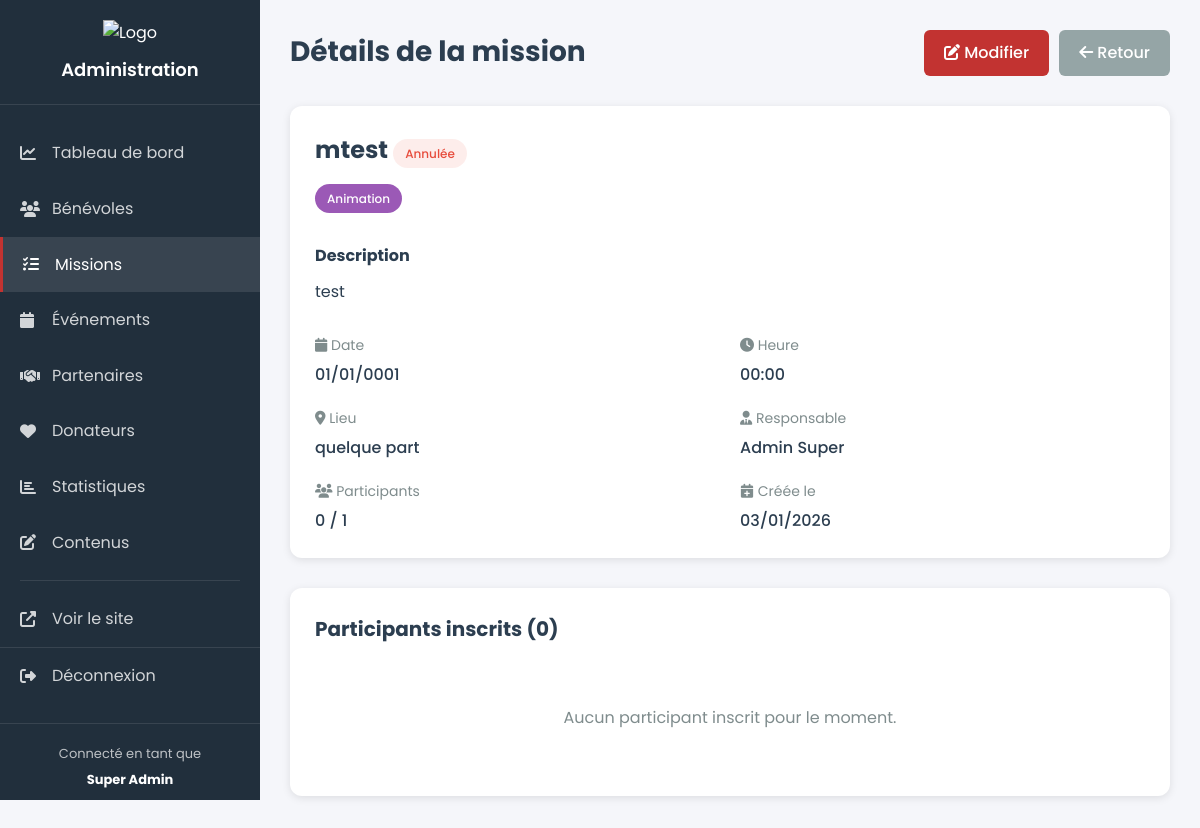
Screenshot of /admin/missions_detail.php?id=1 (signed in) with the database file from the repository.
### tables this page shows
CREATE TABLE MISSIONS (
        IDMission INTEGER PRIMARY KEY AUTOINCREMENT,
        Titre TEXT NOT NULL,
        Description TEXT,
        DateMission DATE NOT NULL,
        HeureMission TIME NOT NULL,
        Lieu TEXT NOT NULL,
        NbBenevolesAttendu INTEGER DEFAULT 1,
        Statut TEXT DEFAULT 'Planifiée',
        DateCreation DATETIME DEFAULT CURRENT_TIMESTAMP,
        IDCategorie INTEGER NOT NULL,
        IDResponsable INTEGER NOT NULL,
        FOREIGN KEY (IDCategorie) REFERENCES CATEGORIE(IDCategorie),
        FOREIGN KEY (IDResponsable) REFERENCES RESPONSABLE(IDUtilisateur)
    );

CREATE TABLE CATEGORIE (
        IDCategorie INTEGER PRIMARY KEY AUTOINCREMENT,
        NomCategorie TEXT NOT NULL UNIQUE,
        Couleur TEXT DEFAULT '#3498db'
    );

### admin/missions_detail.php (the view, shortened to what this page needs)
<?php
try {
    $db = new PDO('sqlite:' . __DIR__ . '/../database/arme_du_salut.db');
    $db->setAttribute(PDO::ATTR_ERRMODE, PDO::ERRMODE_EXCEPTION);
} catch(PDOException $e) {
    die('Erreur : ' . $e->getMessage());
}
$id = $_GET['id'] ?? 0;
$stmt = $db->prepare("
    SELECT m.*, c.NomCategorie, c.Couleur, u.Nom || ' ' || u.Prenom as Responsable
    FROM MISSIONS m
    LEFT JOIN CATEGORIE c ON m.IDCategorie = c.IDCategorie
    LEFT JOIN UTILISATEUR u ON m.IDResponsable = u.IDUtilisateur
    WHERE m.IDMission = ?
");
$stmt->execute([$id]);
$mission = $stmt->fetch(PDO::FETCH_ASSOC);
$stmt = $db->prepare("
    SELECT u.Nom, u.Prenom, u.Mail, u.Telephone, pm.DateInscription, pm.Statut
    FROM PARTICIPE_MISSION pm
    JOIN UTILISATEUR u ON pm.IDUtilisateur = u.IDUtilisateur
    WHERE pm.IDMission = ?
    ORDER BY pm.DateInscription
");
$stmt->execute([$id]);
$participants = $stmt->fetchAll(PDO::FETCH_ASSOC);
include __DIR__ . '/components/admin_header.php';
?>
    <div class="admin-container">
        <?php include __DIR__ . '/components/admin_sidebar.php'; ?>
        <div class="admin-content">
            <div class="content-header">
                <h1>Détails de la mission</h1>
                <div style="display: flex; gap: 10px;">
                    <a href="missions_edit.php?id=<?php echo $id; ?>" class="btn-primary">
                        <i class="fas fa-edit"></i> Modifier
                    </a>
                    <a href="missions.php" class="btn-secondary">
                        <i class="fas fa-arrow-left"></i> Retour
                    </a>
                </div>
            </div>
            <div class="content-section">
                <div style="margin-bottom: 30px;">
                    <h2 style="margin-bottom: 15px;">
                        <?php echo htmlspecialchars($mission['Titre']); ?>
                        <span class="status-badge status-<?php echo strtolower($mission['Statut']); ?>">
                        <?php echo htmlspecialchars($mission['Statut']); ?>
                    </span>
                    </h2>
                    <span class="badge" style="background: <?php echo $mission['Couleur']; ?>">
                    <?php echo htmlspecialchars($mission['NomCategorie']); ?>
                </span>
                </div>
                <?php if ($mission['Description']): ?>
                    <div style="margin-bottom: 30px;">
                        <h3 style="font-size: 16px; margin-bottom: 10px;">Description</h3>
                        <p style="line-height: 1.6;"><?php echo nl2br(htmlspecialchars($mission['Description'])); ?></p>
                    </div>
                <?php endif; ?>
                <div style="display: grid; grid-template-columns: repeat(2, 1fr); gap: 20px; margin-top: 30px;">
                    <div>
                        <p style="color: #7f8c8d; font-size: 14px; margin-bottom: 5px;">
                            <i class="fas fa-calendar"></i> Date
                        </p>
                        <p style="font-weight: 500;"><?php echo date('d/m/Y', strtotime($mission['DateMission'])); ?></p>
                    </div>
                    <div>
                        <p style="color: #7f8c8d; font-size: 14px; margin-bottom: 5px;">
                            <i class="fas fa-clock"></i> Heure
                        </p>
                        <p style="font-weight: 500;"><?php echo substr($mission['HeureMission'], 0, 5); ?></p>
                    </div>
                    <div>
                        <p style="color: #7f8c8d; font-size: 14px; margin-bottom: 5px;">
                            <i class="fas fa-map-marker-alt"></i> Lieu
                        </p>
                        <p style="font-weight: 500;"><?php echo htmlspecialchars($mission['Lieu']); ?></p>
                    </div>
                    <div>
                        <p style="color: #7f8c8d; font-size: 14px; margin-bottom: 5px;">
                            <i class="fas fa-user-tie"></i> Responsable
                        </p>
                        <p style="font-weight: 500;"><?php echo htmlspecialchars($mission['Responsable']); ?></p>
                    </div>
                    <div>
                        <p style="color: #7f8c8d; font-size: 14px; margin-bottom: 5px;">
                            <i class="fas fa-users"></i> Participants
                        </p>
                        <p style="font-weight: 500;">
                            <?php echo count($participants); ?> / <?php echo $mission['NbBenevolesAttendu']; ?>
                        </p>
                    </div>
                    <div>
                        <p style="color: #7f8c8d; font-size: 14px; margin-bottom: 5px;">
                            <i class="fas fa-calendar-plus"></i> Créée le
                        </p>
                        <p style="font-weight: 500;"><?php echo date('d/m/Y', strtotime($mission['DateCreation'])); ?></p>
                    </div>
                </div>
            </div>
            <div class="content-section">
                <div class="section-header">
                    <h2>Participants inscrits (<?php echo count($participants); ?>)</h2>
                </div>
                <?php if (empty($participants)): ?>
                    <p style="text-align: center; color: #7f8c8d; padding: 40px;">
                        Aucun participant inscrit pour le moment.
                    </p>
                <?php endif; ?>
            </div>
        </div>
    </div>
<?php include __DIR__ . '/components/admin_footer.php'; ?>

### assets/css/adminStyle.css (style rules this page uses)
:root { --admin-primary: #c23331; --admin-secondary: #2c3e50; --admin-success: #2ecc71; --admin-warning: #f39c12; --admin-info: #3498db; --admin-danger: #e74c3c; --admin-bg: #f5f6fa; --admin-sidebar: #212f3c; --admin-text: #2c3e50; --admin-border: #e9ecef; }
* { margin: 0; padding: 0; box-sizing: border-box; }
body { font-family: 'Poppins', sans-serif; background: var(--admin-bg); color: var(--admin-text); line-height: 1.6; }
.admin-container { display: flex; min-height: 100vh; }
.admin-content { flex: 1; margin-left: 260px; padding: 30px; }
.content-header { display: flex; justify-content: space-between; align-items: center; margin-bottom: 30px; }
.content-header h1 { font-size: 28px; color: var(--admin-text); }
.content-section { background: white; padding: 25px; border-radius: 12px; box-shadow: 0 2px 8px rgba(0,0,0,0.1); margin-bottom: 30px; }
.section-header { display: flex; justify-content: space-between; align-items: center; margin-bottom: 20px; }
.section-header h2 { font-size: 20px; color: var(--admin-text); }
.badge { display: inline-block; padding: 5px 12px; background: var(--admin-info); color: white; border-radius: 20px; font-size: 12px; font-weight: 500; }
.status-badge { display: inline-block; padding: 5px 12px; border-radius: 20px; font-size: 12px; font-weight: 500; }
.status-annulée { background: rgba(231, 76, 60, 0.1); color: #e74c3c; }
.btn-primary, .btn-success, .btn-danger, .btn-secondary { padding: 10px 20px; border-radius: 6px; text-decoration: none; font-weight: 500; transition: all 0.3s; display: inline-block; border: none; cursor: pointer; }
.btn-primary { background: var(--admin-primary); color: white; }
.btn-secondary { background: #95a5a6; color: white; }

### rows the page displays
missions: Titre "mtest", Statut "Annulée", IDCategorie.NomCategorie "Animation", Description "test", DateMission "01/01/0001", HeureMission "00:00", Lieu "quelque part", NbBenevolesAttendu "1", DateCreation "03/01/2026"

### other values shown
$_SESSION['user_name'] "Super Admin"
$mission['Responsable'] "Admin Super"
count($participants) "0"
